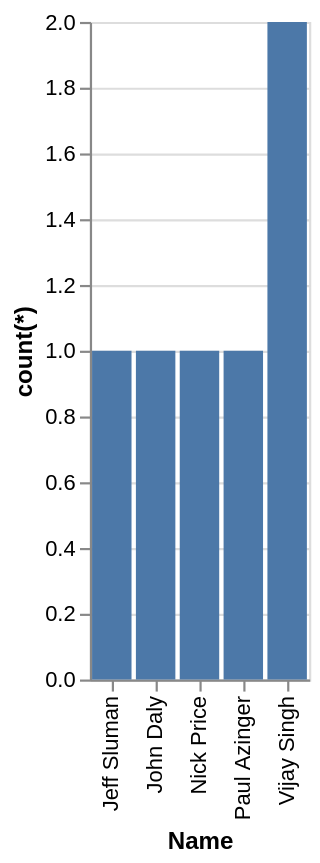

The specification (Vega-Lite) saved for this image:
### Vega-Lite specification from a JSON file in a GitHub repository (floating-point values rounded to 4 significant figures)
{"data": {"values": [{"x_data": "Jeff Sluman", "y_data": 1}, {"x_data": "John Daly", "y_data": 1}, {"x_data": "Nick Price", "y_data": 1}, {"x_data": "Paul Azinger", "y_data": 1}, {"x_data": "Vijay Singh", "y_data": 2}]}, "mark": "bar", "encoding": {"x": {"field": "x_data", "type": "nominal", "title": "Name", "sort": {"op": "sum", "field": "y_data", "order": "ascending"}}, "y": {"field": "y_data", "type": "quantitative", "title": "count(*)"}}}
